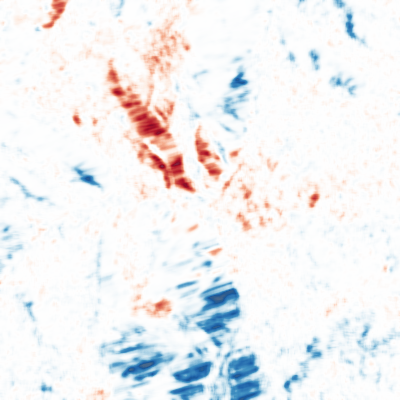
#> input picture site/data/ayni/layers/cohchange_20260709_20260721.png, 400 x 400 px; its folder holds only this picture in this run
$ python alpha_diverging.py
#> lines starting #> are read from the running program, lines starting #| are printed output that depends on the picture
"""Make the 'no change' (white) part of diverging layers transparent so the landscape shows through.
Idempotent: alpha is set from colour saturation, keeping existing no-data transparency.
Usage: python scripts/alpha_diverging.py"""
import glob, numpy as np
from PIL import Image
for f in glob.glob("site/data/*/layers/cohchange_*.png") + glob.glob("site/data/*/layers/dhh_*.png"):
    a = np.array(Image.open(f).convert("RGBA")).astype(float)
    sat = (a[..., :3].max(-1) - a[..., :3].min(-1)) / 255
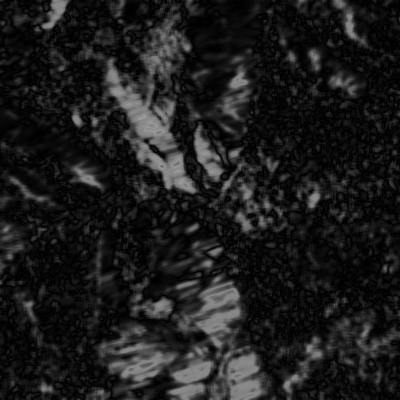
#> sat: shape (400, 400) float64; min 0, max 0.6, mean 0.11
    a[..., 3] = np.where(a[..., 3] > 0, np.clip(sat * 2.0, 0, 1) * 245 + 10, 0)
    Image.fromarray(a.astype("uint8")).save(f, optimize=True)
print("done")
